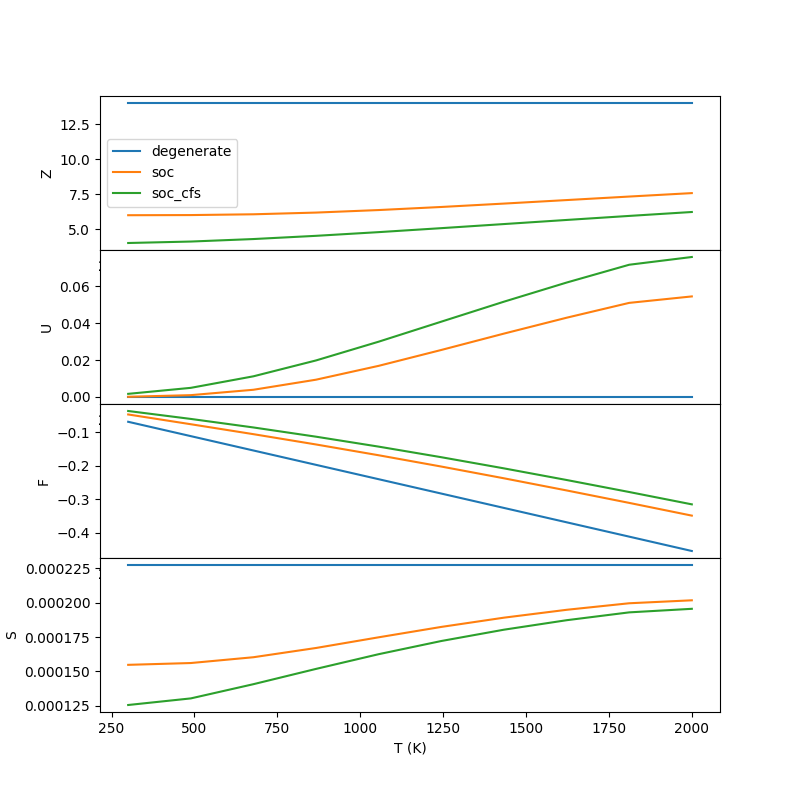

Recreate this plot in Python.
import numpy as np
from scipy.constants import k
import pandas as pd
import matplotlib.pyplot as plt

k_b = k * 6.242e18  # eV/K
def partition_function(Ei, gi, T):
	beta = 1/(k_b*T)
	print(beta)
	Z = [np.sum(gi*np.exp(-i*Ei), axis = 0) for i in beta]
	# Z = np.sum(gi*np.exp(-beta*Ei), axis = 0)
	return Z
	
	
def internal_energy(Ei, gi, T):
	beta = 1/(k_b*T)
	Z = partition_function(Ei, gi, T)
	U = np.gradient(np.log(Z), beta)
	return -U


def free_energy(Ei, gi, T):
	Z = partition_function(Ei, gi, T)
	F = -k_b*T * np.log(Z)
	return F


def entropy(F, T):
	return -np.gradient(F, T)


energies = {
	"degenerate": [[0.0], [14]],
	"soc": [[0.0, 0.28], [6, 8]],
	"soc_cfs": [[0.0, 0.12, 0.25, 0.32, 0.46], [4, 2, 2, 4, 2]]
}
T_list = np.linspace(300, 2000, 10)

fig, ax = plt.subplots(4, 1, figsize=(8, 8))
count = 0
for key, value in energies.items():
	Ei, gi = np.array(value[0]), np.array(value[1])
	
	Z = partition_function(Ei, gi, T_list)
	U = internal_energy(Ei, gi, T_list)
	F = free_energy(Ei, gi, T_list)
	S = entropy(F, T_list)
	df = pd.DataFrame({
		'T (K)': T_list,
		'Z': Z,
		'U (eV/mol)': U,
		'F (eV/mol)': F,
		'S (eV/mol/K)': S
	})
	ax[0].plot(T_list, Z, label=key)
	ax[1].plot(T_list, U, label=key)
	ax[2].plot(T_list, F, label=key)
	ax[3].plot(T_list, S, label=key)
	

	df.to_csv("ce_thermo_" + key + ".csv", index=False)
	count += 1
	
ax[0].set_ylabel('Z')
ax[1].set_ylabel('U')
ax[2].set_ylabel('F')
ax[3].set_ylabel('S')
ax[3].set_xlabel('T (K)')
ax[0].legend()
plt.subplots_adjust(hspace=0.0, wspace=0.0)
plt.savefig("ce_thermo.png")